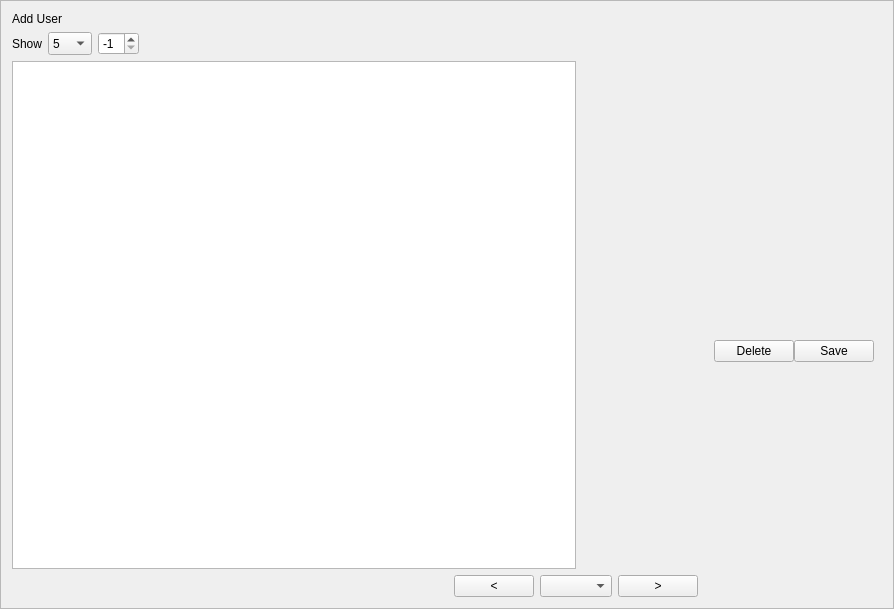
<?xml version="1.0" encoding="UTF-8"?>
<ui version="4.0">
 <class>F_ListUsers</class>
 <widget class="QFrame" name="F_ListUsers">
  <property name="geometry">
   <rect>
    <x>0</x>
    <y>0</y>
    <width>894</width>
    <height>609</height>
   </rect>
  </property>
  <property name="windowTitle">
   <string>Frame</string>
  </property>
  <property name="frameShape">
   <enum>QFrame::StyledPanel</enum>
  </property>
  <property name="frameShadow">
   <enum>QFrame::Raised</enum>
  </property>
  <layout class="QGridLayout" name="gridLayout">
   <item row="1" column="0" colspan="2">
    <layout class="QHBoxLayout" name="layoutHeader">
     <item>
      <layout class="QHBoxLayout" name="layoutRowBox">
       <item>
        <widget class="QLabel" name="L_show">
         <property name="text">
          <string>Show</string>
         </property>
        </widget>
       </item>
       <item>
        <widget class="QComboBox" name="Cb_rows">
         <property name="minimumSize">
          <size>
           <width>16</width>
           <height>16</height>
          </size>
         </property>
         <property name="maximumSize">
          <size>
           <width>50</width>
           <height>24</height>
          </size>
         </property>
         <item>
          <property name="text">
           <string>5</string>
          </property>
         </item>
         <item>
          <property name="text">
           <string>8</string>
          </property>
         </item>
         <item>
          <property name="text">
           <string>10</string>
          </property>
         </item>
         <item>
          <property name="text">
           <string>15</string>
          </property>
         </item>
         <item>
          <property name="text">
           <string>12</string>
          </property>
         </item>
         <item>
          <property name="text">
           <string>20</string>
          </property>
         </item>
        </widget>
       </item>
      </layout>
     </item>
     <item>
      <widget class="QSpinBox" name="Sb_IDUser">
       <property name="minimum">
        <number>-1</number>
       </property>
       <property name="value">
        <number>-1</number>
       </property>
      </widget>
     </item>
     <item>
      <spacer name="horizontalSpacer_2">
       <property name="orientation">
        <enum>Qt::Horizontal</enum>
       </property>
       <property name="sizeHint" stdset="0">
        <size>
         <width>40</width>
         <height>20</height>
        </size>
       </property>
      </spacer>
     </item>
     <item>
      <widget class="QPushButton" name="Bt_editRow">
       <property name="maximumSize">
        <size>
         <width>24</width>
         <height>24</height>
        </size>
       </property>
       <property name="icon">
        <iconset resource="../icons.qrc">
         <normaloff>:/b/icons/b/ic_chrome_reader_mode_2x.png</normaloff>:/b/icons/b/ic_chrome_reader_mode_2x.png</iconset>
       </property>
       <property name="iconSize">
        <size>
         <width>24</width>
         <height>24</height>
        </size>
       </property>
       <property name="default">
        <bool>false</bool>
       </property>
       <property name="flat">
        <bool>true</bool>
       </property>
      </widget>
     </item>
     <item>
      <widget class="MDLineEdit" name="W_search">
       <property name="sizePolicy">
        <sizepolicy hsizetype="Fixed" vsizetype="Fixed">
         <horstretch>0</horstretch>
         <verstretch>0</verstretch>
        </sizepolicy>
       </property>
       <property name="minimumSize">
        <size>
         <width>250</width>
         <height>0</height>
        </size>
       </property>
       <property name="maximumSize">
        <size>
         <width>524287</width>
         <height>524287</height>
        </size>
       </property>
       <property name="labelText">
        <string>Search</string>
       </property>
       <property name="helperText">
        <string/>
       </property>
       <property name="placeHolder">
        <string/>
       </property>
       <property name="helperVisible" stdset="0">
        <bool>false</bool>
       </property>
       <property name="leftIconVisible" stdset="0">
        <bool>true</bool>
       </property>
       <property name="rightIconVisible" stdset="0">
        <bool>false</bool>
       </property>
       <property name="LIconPixmap" stdset="0">
        <pixmap resource="../icons.qrc">:/b/icons/b/ic_chrome_reader_mode_2x.png</pixmap>
       </property>
       <property name="LIconSize" stdset="0">
        <size>
         <width>24</width>
         <height>24</height>
        </size>
       </property>
       <property name="RIconPixmap" stdset="0">
        <pixmap resource="../icons.qrc">:/b/icons/b/ic_search_72pt_2x.png</pixmap>
       </property>
      </widget>
     </item>
     <item>
      <spacer name="horizontalSpacer_4">
       <property name="orientation">
        <enum>Qt::Horizontal</enum>
       </property>
       <property name="sizeHint" stdset="0">
        <size>
         <width>40</width>
         <height>20</height>
        </size>
       </property>
      </spacer>
     </item>
    </layout>
   </item>
   <item row="0" column="0" colspan="2">
    <widget class="QLabel" name="L_header">
     <property name="text">
      <string>Add User</string>
     </property>
    </widget>
   </item>
   <item row="2" column="0">
    <widget class="QTableView" name="tableView">
     <property name="minimumSize">
      <size>
       <width>0</width>
       <height>400</height>
      </size>
     </property>
     <property name="verticalScrollBarPolicy">
      <enum>Qt::ScrollBarAsNeeded</enum>
     </property>
     <property name="horizontalScrollBarPolicy">
      <enum>Qt::ScrollBarAlwaysOff</enum>
     </property>
     <property name="sizeAdjustPolicy">
      <enum>QAbstractScrollArea::AdjustToContents</enum>
     </property>
     <property name="alternatingRowColors">
      <bool>true</bool>
     </property>
     <property name="sortingEnabled">
      <bool>true</bool>
     </property>
     <property name="wordWrap">
      <bool>false</bool>
     </property>
     <attribute name="horizontalHeaderCascadingSectionResizes">
      <bool>false</bool>
     </attribute>
     <attribute name="horizontalHeaderDefaultSectionSize">
      <number>0</number>
     </attribute>
     <attribute name="horizontalHeaderMinimumSectionSize">
      <number>100</number>
     </attribute>
     <attribute name="horizontalHeaderShowSortIndicator" stdset="0">
      <bool>false</bool>
     </attribute>
     <attribute name="horizontalHeaderStretchLastSection">
      <bool>true</bool>
     </attribute>
     <attribute name="verticalHeaderVisible">
      <bool>false</bool>
     </attribute>
     <attribute name="verticalHeaderShowSortIndicator" stdset="0">
      <bool>false</bool>
     </attribute>
     <attribute name="verticalHeaderStretchLastSection">
      <bool>false</bool>
     </attribute>
    </widget>
   </item>
   <item row="3" column="0" colspan="2">
    <layout class="QHBoxLayout" name="layoutFooter">
     <item>
      <widget class="QLabel" name="L_info">
       <property name="text">
        <string/>
       </property>
       <property name="scaledContents">
        <bool>true</bool>
       </property>
      </widget>
     </item>
     <item>
      <spacer name="horizontalSpacer">
       <property name="orientation">
        <enum>Qt::Horizontal</enum>
       </property>
       <property name="sizeType">
        <enum>QSizePolicy::Expanding</enum>
       </property>
       <property name="sizeHint" stdset="0">
        <size>
         <width>40</width>
         <height>20</height>
        </size>
       </property>
      </spacer>
     </item>
     <item>
      <layout class="QHBoxLayout" name="layoutPagesCTR">
       <item>
        <widget class="QPushButton" name="Bt_previous">
         <property name="text">
          <string>&lt;</string>
         </property>
        </widget>
       </item>
       <item>
        <widget class="QComboBox" name="Cb_pages"/>
       </item>
       <item>
        <widget class="QPushButton" name="Bt_next">
         <property name="text">
          <string>&gt;</string>
         </property>
        </widget>
       </item>
       <item>
        <spacer name="horizontalSpacer_5">
         <property name="orientation">
          <enum>Qt::Horizontal</enum>
         </property>
         <property name="sizeHint" stdset="0">
          <size>
           <width>40</width>
           <height>20</height>
          </size>
         </property>
        </spacer>
       </item>
      </layout>
     </item>
    </layout>
   </item>
   <item row="2" column="1">
    <widget class="QFrame" name="frame">
     <property name="enabled">
      <bool>true</bool>
     </property>
     <property name="sizePolicy">
      <sizepolicy hsizetype="Minimum" vsizetype="Maximum">
       <horstretch>0</horstretch>
       <verstretch>0</verstretch>
      </sizepolicy>
     </property>
     <property name="maximumSize">
      <size>
       <width>300</width>
       <height>16777215</height>
      </size>
     </property>
     <layout class="QFormLayout" name="formLayout">
      <property name="verticalSpacing">
       <number>8</number>
      </property>
      <property name="leftMargin">
       <number>8</number>
      </property>
      <property name="topMargin">
       <number>0</number>
      </property>
      <property name="rightMargin">
       <number>8</number>
      </property>
      <property name="bottomMargin">
       <number>0</number>
      </property>
      <item row="0" column="0">
       <widget class="MDLineEdit" name="W_firstname">
        <property name="sizePolicy">
         <sizepolicy hsizetype="Expanding" vsizetype="Fixed">
          <horstretch>0</horstretch>
          <verstretch>0</verstretch>
         </sizepolicy>
        </property>
        <property name="font">
         <font>
          <pointsize>10</pointsize>
         </font>
        </property>
        <property name="labelText">
         <string>First Name</string>
        </property>
        <property name="fontSize">
         <number>12</number>
        </property>
        <property name="helperText">
         <string/>
        </property>
        <property name="placeHolder">
         <string/>
        </property>
        <property name="helperVisible" stdset="0">
         <bool>false</bool>
        </property>
        <property name="leftIconVisible" stdset="0">
         <bool>false</bool>
        </property>
        <property name="rightIconVisible" stdset="0">
         <bool>false</bool>
        </property>
        <property name="LBtnSize">
         <size>
          <width>100</width>
          <height>30</height>
         </size>
        </property>
       </widget>
      </item>
      <item row="0" column="1">
       <widget class="MDLineEdit" name="W_company">
        <property name="sizePolicy">
         <sizepolicy hsizetype="Expanding" vsizetype="Fixed">
          <horstretch>0</horstretch>
          <verstretch>0</verstretch>
         </sizepolicy>
        </property>
        <property name="font">
         <font>
          <pointsize>10</pointsize>
         </font>
        </property>
        <property name="labelText">
         <string>Company</string>
        </property>
        <property name="fontSize">
         <number>12</number>
        </property>
        <property name="helperText">
         <string/>
        </property>
        <property name="placeHolder">
         <string/>
        </property>
        <property name="helperVisible" stdset="0">
         <bool>false</bool>
        </property>
        <property name="leftIconVisible" stdset="0">
         <bool>false</bool>
        </property>
        <property name="rightIconVisible" stdset="0">
         <bool>false</bool>
        </property>
       </widget>
      </item>
      <item row="1" column="0">
       <widget class="MDLineEdit" name="W_lastname">
        <property name="sizePolicy">
         <sizepolicy hsizetype="Expanding" vsizetype="Fixed">
          <horstretch>0</horstretch>
          <verstretch>0</verstretch>
         </sizepolicy>
        </property>
        <property name="font">
         <font>
          <pointsize>10</pointsize>
         </font>
        </property>
        <property name="labelText">
         <string>Last Name</string>
        </property>
        <property name="fontSize">
         <number>12</number>
        </property>
        <property name="helperText">
         <string/>
        </property>
        <property name="placeHolder">
         <string/>
        </property>
        <property name="helperVisible" stdset="0">
         <bool>false</bool>
        </property>
        <property name="leftIconVisible" stdset="0">
         <bool>false</bool>
        </property>
        <property name="rightIconVisible" stdset="0">
         <bool>false</bool>
        </property>
       </widget>
      </item>
      <item row="1" column="1">
       <widget class="MDLineEdit" name="W_group">
        <property name="sizePolicy">
         <sizepolicy hsizetype="Expanding" vsizetype="Fixed">
          <horstretch>0</horstretch>
          <verstretch>0</verstretch>
         </sizepolicy>
        </property>
        <property name="font">
         <font>
          <pointsize>10</pointsize>
         </font>
        </property>
        <property name="labelText">
         <string>Group Users</string>
        </property>
        <property name="fontSize">
         <number>12</number>
        </property>
        <property name="helperVisible" stdset="0">
         <bool>false</bool>
        </property>
        <property name="leftIconVisible" stdset="0">
         <bool>false</bool>
        </property>
        <property name="rightIconVisible" stdset="0">
         <bool>false</bool>
        </property>
       </widget>
      </item>
      <item row="3" column="0">
       <widget class="MDLineEdit" name="W_username">
        <property name="sizePolicy">
         <sizepolicy hsizetype="Expanding" vsizetype="Fixed">
          <horstretch>0</horstretch>
          <verstretch>0</verstretch>
         </sizepolicy>
        </property>
        <property name="font">
         <font>
          <pointsize>10</pointsize>
         </font>
        </property>
        <property name="labelText">
         <string>User Name</string>
        </property>
        <property name="fontSize">
         <number>12</number>
        </property>
        <property name="helperText">
         <string/>
        </property>
        <property name="placeHolder">
         <string/>
        </property>
        <property name="helperVisible" stdset="0">
         <bool>false</bool>
        </property>
        <property name="leftIconVisible" stdset="0">
         <bool>false</bool>
        </property>
        <property name="rightIconVisible" stdset="0">
         <bool>false</bool>
        </property>
       </widget>
      </item>
      <item row="3" column="1">
       <widget class="MDLineEdit" name="W_status">
        <property name="sizePolicy">
         <sizepolicy hsizetype="Expanding" vsizetype="Fixed">
          <horstretch>0</horstretch>
          <verstretch>0</verstretch>
         </sizepolicy>
        </property>
        <property name="font">
         <font>
          <pointsize>10</pointsize>
         </font>
        </property>
        <property name="labelText">
         <string>Status</string>
        </property>
        <property name="fontSize">
         <number>12</number>
        </property>
        <property name="helperText">
         <string/>
        </property>
        <property name="placeHolder">
         <string/>
        </property>
        <property name="helperVisible" stdset="0">
         <bool>false</bool>
        </property>
        <property name="leftIconVisible" stdset="0">
         <bool>false</bool>
        </property>
        <property name="rightIconVisible" stdset="0">
         <bool>false</bool>
        </property>
       </widget>
      </item>
      <item row="4" column="0">
       <widget class="MDLineEdit" name="W_email">
        <property name="sizePolicy">
         <sizepolicy hsizetype="Expanding" vsizetype="Fixed">
          <horstretch>0</horstretch>
          <verstretch>0</verstretch>
         </sizepolicy>
        </property>
        <property name="font">
         <font>
          <pointsize>10</pointsize>
         </font>
        </property>
        <property name="labelText">
         <string>Email</string>
        </property>
        <property name="fontSize">
         <number>12</number>
        </property>
        <property name="helperText">
         <string/>
        </property>
        <property name="placeHolder">
         <string/>
        </property>
        <property name="helperVisible" stdset="0">
         <bool>false</bool>
        </property>
        <property name="leftIconVisible" stdset="0">
         <bool>false</bool>
        </property>
        <property name="rightIconVisible" stdset="0">
         <bool>false</bool>
        </property>
       </widget>
      </item>
      <item row="4" column="1">
       <widget class="MDLineEdit" name="W_awardsPoint">
        <property name="sizePolicy">
         <sizepolicy hsizetype="Expanding" vsizetype="Fixed">
          <horstretch>0</horstretch>
          <verstretch>0</verstretch>
         </sizepolicy>
        </property>
        <property name="font">
         <font>
          <pointsize>10</pointsize>
         </font>
        </property>
        <property name="labelText">
         <string>Awards Pionts</string>
        </property>
        <property name="fontSize">
         <number>12</number>
        </property>
        <property name="helperText">
         <string/>
        </property>
        <property name="placeHolder">
         <string/>
        </property>
        <property name="helperVisible" stdset="0">
         <bool>false</bool>
        </property>
        <property name="leftIconVisible" stdset="0">
         <bool>false</bool>
        </property>
        <property name="rightIconVisible" stdset="0">
         <bool>false</bool>
        </property>
       </widget>
      </item>
      <item row="8" column="0" colspan="2">
       <spacer name="verticalSpacer">
        <property name="orientation">
         <enum>Qt::Vertical</enum>
        </property>
        <property name="sizeHint" stdset="0">
         <size>
          <width>20</width>
          <height>40</height>
         </size>
        </property>
       </spacer>
      </item>
      <item row="9" column="0" colspan="2">
       <layout class="QHBoxLayout" name="horizontalLayout">
        <property name="bottomMargin">
         <number>8</number>
        </property>
        <item>
         <spacer name="horizontalSpacer_3">
          <property name="orientation">
           <enum>Qt::Horizontal</enum>
          </property>
          <property name="sizeHint" stdset="0">
           <size>
            <width>40</width>
            <height>20</height>
           </size>
          </property>
         </spacer>
        </item>
        <item>
         <widget class="QPushButton" name="bt_cancel">
          <property name="text">
           <string>Delete</string>
          </property>
         </widget>
        </item>
        <item>
         <widget class="QPushButton" name="Bt_save">
          <property name="text">
           <string>Save</string>
          </property>
         </widget>
        </item>
       </layout>
      </item>
     </layout>
    </widget>
   </item>
  </layout>
 </widget>
 <customwidgets>
  <customwidget>
   <class>MDLineEdit</class>
   <extends>QWidget</extends>
   <header>mdlineedit.h</header>
  </customwidget>
 </customwidgets>
 <resources>
  <include location="../icons.qrc"/>
 </resources>
 <connections/>
</ui>
